Frame 1 (no input): blank canvas, image omitted
Frame 60 (no input): blank canvas, image omitted
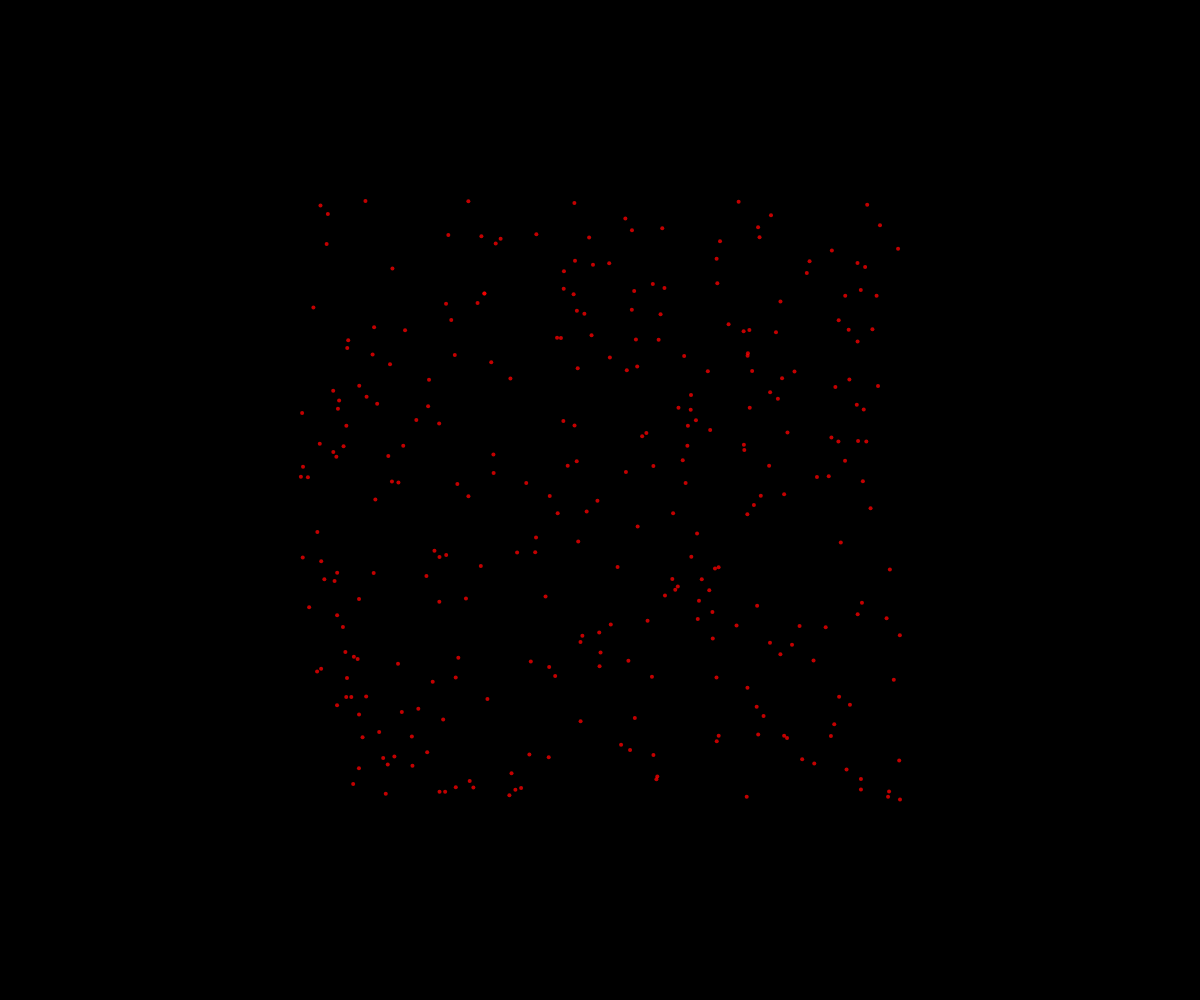
Frame 120 (the mouse pressed at the canvas centre since frame 60)

The p5.js sketch whose frames 1 and 60 were blank and that drew this single picture after the mouse press (run headless with seeded random() and noise() and a simulated clock; from frame 60 on, the mouse is pressed at the canvas centre):

// p5.js sketch
// ── sketch.js
// Fireworks OOP Demo

class Particle{
  constructor(x, y){
    this.x = x;
    this.y = y;
    this.dx = random(-5, 5);
    this.dy = random(-5, 5);
    this.radius = 2;
    this.r = 255;
    this.g = 0;
    this.b = 0;
    this.opacity = 255;
  }

  display(){
    noStroke();
    fill(this.r, this.g, this.b, this.opacity);
    circle(this.x, this.y, this.radius*2);
  }

  update(){
    //move
    this.x += this.dx;
    this.y += this.dy;

    //fade away
    this.opacity--;
  }

  isDead(){
    return this.opacity <= 0;
  }
}

const NUMBER_OF_FIREWOKS_PER_CLICK = 300;
let theFireworks = [];


function setup() {
  createCanvas(windowWidth, windowHeight);
}

function draw() {
  background("black");

  for(let aFirework of theFireworks){
    if(aFirework.isDead()){
      //get rid of it
      let index = theFireworks.indexOf(aFirework);
      theFireworks.splice(index, 1);
    }
    else{
      aFirework.update();
      aFirework.display();
    }
  }
}

function mousePressed(){
  for(let i = 0; i < NUMBER_OF_FIREWOKS_PER_CLICK; i++){
    let someFirework = new Particle(mouseX, mouseY);
    theFireworks.push(someFirework);
  }
}
